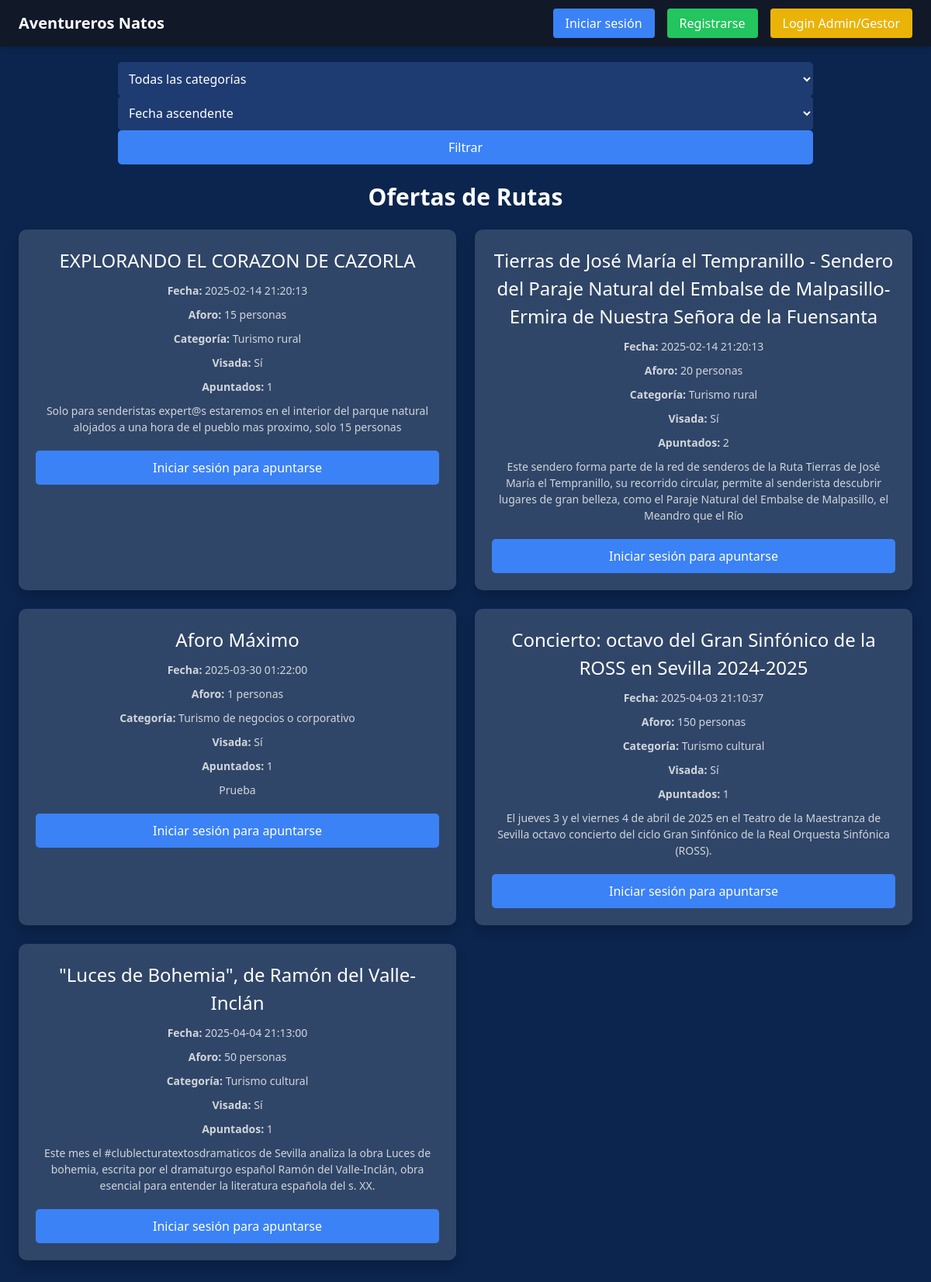
The page / on the database its author committed.
### tables this page shows
CREATE TABLE `ofertas` (
  `id` int(11) NOT NULL AUTO_INCREMENT,
  `usuario_id` int(11) NOT NULL,
  `categoria_id` int(11) NOT NULL,
  `nombre` varchar(256) NOT NULL,
  `descripcion` varchar(256) NOT NULL,
  `fecha_actividad` datetime NOT NULL,
  `aforo` int(11) NOT NULL,
  `visada` int(11) NOT NULL,
  `created_at` timestamp NOT NULL,
  `updated_at` timestamp NOT NULL,
  PRIMARY KEY (`id`),
  KEY `usuario_id` (`usuario_id`),
  KEY `categoria_id` (`categoria_id`),
  CONSTRAINT `ofertas_ibfk_1` FOREIGN KEY (`usuario_id`) REFERENCES `usuarios` (`id`),
  CONSTRAINT `ofertas_ibfk_2` FOREIGN KEY (`categoria_id`) REFERENCES `categorias` (`id`)
);

CREATE TABLE `categorias` (
  `id` int(11) NOT NULL AUTO_INCREMENT,
  `categoria` varchar(256) NOT NULL,
  `created_at` timestamp NOT NULL,
  `updated_at` timestamp NOT NULL,
  PRIMARY KEY (`id`)
);

### index.php (the view, shortened to what this page needs)
<?php
require_once("variables.php");
$conexion = conectarPDO($host, $user, $password, $bbdd);
$filtro_orden = $_GET['orden'] ?? 'fecha_actividad ASC';
$perfil_id = $_SESSION['perfil_temporal'] ?? $_SESSION['usuario']['perfil_id'] ?? null;
$query = "SELECT ofertas.*, categorias.categoria,
          (SELECT COUNT(*) FROM solicitudes WHERE solicitudes.oferta_id = ofertas.id) AS num_apuntados
          FROM ofertas
          JOIN categorias ON ofertas.categoria_id = categorias.id
          WHERE 1=1";
if (!isset($_SESSION['usuario']) || ($perfil_id != 2 && $perfil_id != 1 && $perfil_id != 3 && $perfil_id != 4)) {
    $query .= " AND ofertas.visada = 1";
} elseif ($perfil_id == 3) {
    $query .= " AND (ofertas.visada = 1 OR ofertas.usuario_id = :usuario_id)";
}
$query .= " ORDER BY $filtro_orden";
$stmt = $conexion->prepare($query);
$stmt->execute();
$rutas = $stmt->fetchAll(PDO::FETCH_ASSOC);
?>
<!DOCTYPE html>
<html lang="es">
<head>
    <link rel="stylesheet" href="css/styles.css">
    <script src="https://cdn.tailwindcss.com"></script>
</head>
<body>
    <header id="main-header" class="fixed w-full bg-gray-900 shadow-md py-4 px-6 hidden-header">
        <div class="max-w-7xl mx-auto flex justify-between items-center">
            <h1 class="text-xl font-bold text-white">Aventureros Natos</h1>
            <nav>
                <ul class="flex space-x-4">
                    <?php if (!isset($_SESSION['usuario'])): ?>
                        <li>
                            <a href="acceso/login.php" class="bg-blue-500 text-white px-4 py-2 rounded hover:bg-blue-600">Iniciar sesión</a>
                        </li>
                        <li>
                            <a href="acceso/registrarse.php" class="bg-green-500 text-white px-4 py-2 rounded hover:bg-green-600">Registrarse</a>
                        </li>
                        <li>
                            <a href="acceso/login_admin.php" class="bg-yellow-500 text-white px-4 py-2 rounded hover:bg-yellow-600">Login Admin/Gestor</a>
                        </li>
                    <?php else: ?>
                        <li><a href="perfil.php" class="text-white">Bienvenido, <?php echo htmlspecialchars($_SESSION['usuario']['nombre'] ?? ''); ?></a></li>
                        <li><a href="acceso/logout.php" class="bg-red-500 text-white px-4 py-2 rounded hover:bg-red-600">Cerrar sesión</a></li>
                    <?php endif; ?>
                </ul>
            </nav>
        </div>
    </header>
    <main class="pt-20 max-w-7xl mx-auto p-6">
        <section class="mb-6 filter-section">
            <form method="GET" class="flex flex-wrap justify-center w-full max-w-4xl mx-auto">
                <select name="categoria" class="p-2 rounded border bg-gray-700 text-white mb-2 md:mb-0">
                    <option value="">Todas las categorías</option>
                </select>
                <select name="orden" class="p-2 rounded border bg-gray-700 text-white mb-2 md:mb-0">
                    <option value="fecha_actividad ASC" <?php if ($filtro_orden == 'fecha_actividad ASC') echo 'selected'; ?>>Fecha ascendente</option>
                </select>
                <button type="submit" class="filter-btn text-white px-4 py-2 rounded hover:bg-blue-600">Filtrar</button>
            </form>
        </section>
        <section>
            <h2 class="text-3xl font-semibold mb-6 text-center text-white">Ofertas de Rutas</h2>
            <div class="grid md:grid-cols-2 gap-6">
                <?php
                foreach ($rutas as $ruta) {
                    echo "<div class='offer-card'>";
                    echo "<h3>" . htmlspecialchars($ruta['nombre']) . "</h3>";
                    echo "<p><strong>Fecha:</strong> " . htmlspecialchars($ruta['fecha_actividad']) . "</p>";
                    echo "<p><strong>Aforo:</strong> " . htmlspecialchars($ruta['aforo']) . " personas</p>";
                    echo "<p><strong>Categoría:</strong> " . htmlspecialchars($ruta['categoria']) . "</p>";
                    echo "<p><strong>Visada:</strong> " . ($ruta['visada'] ? 'Sí' : 'No') . "</p>";
                    echo "<p><strong>Apuntados:</strong> " . htmlspecialchars($ruta['num_apuntados']) . "</p>";
                    echo "<p>" . nl2br(htmlspecialchars($ruta['descripcion'])) . "</p>";
                    if (isset($_SESSION['usuario'])) {
                        if ($perfil_id == 4) {
                            $fecha_actividad = new DateTime($ruta['fecha_actividad']);
                            $fecha_actual = new DateTime();
                            $intervalo = $fecha_actual->diff($fecha_actividad)->days;
                            if ($intervalo <= 15) {
                                echo "<button class='bg-gray-500 text-white px-4 py-2 rounded mt-4' disabled>No disponible</button>";
                            } elseif ($ruta['num_apuntados'] >= $ruta['aforo']) {
                                echo "<button class='bg-gray-500 text-white px-4 py-2 rounded mt-4' disabled>Oferta completa</button>";
                            } else {
                                $query_apuntado = "SELECT * FROM solicitudes WHERE usuario_id = :usuario_id AND oferta_id = :oferta_id";
                                $stmt_apuntado = $conexion->prepare($query_apuntado);
                                $stmt_apuntado->bindParam(':usuario_id', $_SESSION['usuario']['id'], PDO::PARAM_INT);
                                $stmt_apuntado->bindParam(':oferta_id', $ruta['id'], PDO::PARAM_INT);
                                $stmt_apuntado->execute();
                                $apuntado = $stmt_apuntado->fetch(PDO::FETCH_ASSOC);
                                if ($apuntado) {
                                    echo "<form method='POST' action='desapuntarse.php'>";
                                    echo "<input type='hidden' name='oferta_id' value='" . $ruta['id'] . "'>";
                                    echo "<button type='submit' class='bg-red-500 text-white px-4 py-2 rounded mt-4'>Desapuntarse</button>";
                                    echo "</form>";
                                } else {
                                    echo "<form method='POST' action='apuntarse.php'>";
                                    echo "<input type='hidden' name='oferta_id' value='" . $ruta['id'] . "'>";
                                    echo "<button type='submit' class='bg-blue-500 text-white px-4 py-2 rounded mt-4'>Apuntarse</button>";
                                    echo "</form>";
                                }
                            }
                        } elseif ($perfil_id == 3 && $ruta['usuario_id'] == $_SESSION['usuario']['id']) {
                            echo "<form method='POST' action='borrar_oferta.php'>";
                            echo "<input type='hidden' name='oferta_id' value='" . $ruta['id'] . "'>";
                            echo "<button type='submit' class='bg-red-500 text-white px-4 py-2 rounded mt-4'>Borrar</button>";
                            echo "</form>";
                            if (!$ruta['visada']) {
                                echo "<form method='POST' action='modificar_oferta.php'>";
                                echo "<input type='hidden' name='oferta_id' value='" . $ruta['id'] . "'>";
                                echo "<button type='submit' class='bg-blue-500 text-white px-4 py-2 rounded mt-4'>Modificar</button>";
                                echo "</form>";
                            } else {
                                echo "<button class='bg-gray-500 text-white px-4 py-2 rounded mt-4' disabled>Oferta ya visada</button>";
                            }
                        } elseif ($perfil_id == 2) {
                            if (!$ruta['visada']) {
                                echo "<form method='POST' action='visar_oferta.php'>";
                                echo "<input type='hidden' name='oferta_id' value='" . $ruta['id'] . "'>";
                                echo "<input type='hidden' name='accion' value='visar'>";
                                echo "<button type='submit' class='bg-green-500 text-white px-4 py-2 rounded mt-4'>Visar</button>";
                                echo "</form>";
                                echo "<form method='POST' action='borrar_oferta.php'>";
                                echo "<input type='hidden' name='oferta_id' value='" . $ruta['id'] . "'>";
                                echo "<button type='submit' class='bg-red-500 text-white px-4 py-2 rounded mt-4'>Rechazar</button>";
                                echo "</form>";
                            } else {
                                echo "<button class='bg-gray-500 text-white px-4 py-2 rounded mt-4' disabled>Oferta ya visada</button>";
                            }
                        } elseif ($perfil_id == 1) {
                            echo "<form method='POST' action='borrar_oferta.php'>";
                            echo "<input type='hidden' name='oferta_id' value='" . $ruta['id'] . "'>";
                            echo "<button type='submit' class='bg-red-500 text-white px-4 py-2 rounded mt-4'>Borrar</button>";
                            echo "</form>";
                            echo "<form method='POST' action='modificar_oferta.php'>";
                            echo "<input type='hidden' name='oferta_id' value='" . $ruta['id'] . "'>";
                            echo "<button type='submit' class='bg-blue-500 text-white px-4 py-2 rounded mt-4'>Modificar</button>";
                            echo "</form>";
                            if (!$ruta['visada']) {
                                echo "<form method='POST' action='visar_oferta.php'>";
                                echo "<input type='hidden' name='oferta_id' value='" . $ruta['id'] . "'>";
                                echo "<input type='hidden' name='accion' value='visar'>";
                                echo "<button type='submit' class='bg-green-500 text-white px-4 py-2 rounded mt-4'>Visar</button>";
                                echo "</form>";
                            } else {
                                echo "<form method='POST' action='visar_oferta.php'>";
                                echo "<input type='hidden' name='oferta_id' value='" . $ruta['id'] . "'>";
                                echo "<input type='hidden' name='accion' value='desvisar'>";
                                echo "<button type='submit' class='bg-yellow-500 text-white px-4 py-2 rounded mt-4'>Desvisar</button>";
                                echo "</form>";
                            }
                        }
                    } else {
                        $fecha_actividad = new DateTime($ruta['fecha_actividad']);
                        $fecha_actual = new DateTime();
                        $intervalo = $fecha_actual->diff($fecha_actividad)->days;
                        if ($intervalo <= 15) {
                            echo "<button class='bg-gray-500 text-white px-4 py-2 rounded mt-4' disabled>No disponible</button>";
                        } else {
                            echo "<a href='acceso/login.php' class='bg-blue-500 text-white px-4 py-2 rounded mt-4'>Iniciar sesión para apuntarse</a>";
                        }
                    }
                    echo "</div>";
                }
                ?>
            </div>
        </section>
        <br><br>
    </main>
</body>
</html>

### css/styles.css (style rules this page uses)
body { background-color: #0c254e; color: #e2e8f0; }
.hidden-header { transition: transform 0.3s ease-in-out; }
h2 { text-align: center; margin-bottom: 20px; font-size: 24px; }
form { display: flex; flex-direction: column; }
button { padding: 12px; background-color: #4caf50; color: white; font-size: 16px; border: none; border-radius: 4px; cursor: pointer; }
p { text-align: center; font-size: 14px; }
a { color: #4caf50; text-decoration: none; }
.offer-card button, .offer-card a { display: inline-block; margin-top: 10px; padding: 10px 20px; border-radius: 5px; text-decoration: none; transition: background-color 0.3s ease; width: 100%; text-align: center; }
.filter-section { display: flex; flex-wrap: wrap; justify-content: center; align-items: center; margin-bottom: 20px; gap: 15px; }
.filter-section select, .filter-section button, .filter-section label { background-color: #1e3c72; color: white; border: none; padding: 10px; border-radius: 5px; transition: background-color 0.3s ease; margin: 0; }
.filter-section button.filter-btn { background-color: #3b82f6; }
.offer-card { background: rgba(255, 255, 255, 0.15); padding: 20px; border-radius: 10px; box-shadow: 0 8px 16px rgba(0, 0, 0, 0.2); transition: transform 0.3s ease, box-shadow 0.3s ease; text-align: center; border: 2px solid transparent; z-index: 1; }
.offer-card h3 { color: white; font-size: 24px; margin-bottom: 10px; }
.offer-card p { color: #d1d5db; margin-bottom: 10px; }
.offer-card button, .offer-card a { display: inline-block; margin-top: 10px; padding: 10px 20px; border-radius: 5px; text-decoration: none; transition: background-color 0.3s ease; }
.offer-card .bg-blue-500 { background-color: #3b82f6; }
#main-header { z-index: 3; }

### rows shown on the page
ofertas: nombre "EXPLORANDO EL CORAZON DE CAZORLA", fecha_actividad "2025-02-14 21:20:13", aforo "15", categoria.categoria "Turismo rural", visada "Sí", num_apuntados "1", descripcion "Solo para senderistas expert@s estaremos en el interior del parque natural alojados a una hora de el pueblo mas proximo, solo 15 personas", shows "Iniciar sesión para apuntarse"
ofertas: nombre "Tierras de José María el Tempranillo - Sendero del Paraje Natural del Embalse de Malpasillo- Ermira de Nuestra Señora de la Fuensanta", fecha_actividad "2025-02-14 21:20:13", aforo "20", categoria.categoria "Turismo rural", visada "Sí", num_apuntados "2", descripcion "Este sendero forma parte de la red de senderos de la Ruta Tierras de José María el Tempranillo, su recorrido circular, permite al senderista descubrir lugares de gran belleza, como el Paraje Natural del Embalse de Malpasillo, el Meandro que el Río", shows "Iniciar sesión para apuntarse"
ofertas: nombre "Aforo Máximo", fecha_actividad "2025-03-30 01:22:00", aforo "1", categoria.categoria "Turismo de negocios o corporativo", visada "Sí", num_apuntados "1", descripcion "Prueba", shows "Iniciar sesión para apuntarse"
ofertas: nombre "Concierto: octavo del Gran Sinfónico de la ROSS en Sevilla 2024-2025", fecha_actividad "2025-04-03 21:10:37", aforo "150", categoria.categoria "Turismo cultural", visada "Sí", num_apuntados "1", descripcion "El jueves 3 y el viernes 4 de abril de 2025 en el Teatro de la Maestranza de Sevilla octavo concierto del ciclo Gran Sinfónico de la Real Orquesta Sinfónica (ROSS).", shows "Iniciar sesión para apuntarse"
ofertas: nombre "\"Luces de Bohemia\", de Ramón del Valle-Inclán", fecha_actividad "2025-04-04 21:13:00", aforo "50", categoria.categoria "Turismo cultural", visada "Sí", num_apuntados "1", descripcion "Este mes el #clublecturatextosdramaticos de Sevilla analiza la obra Luces de bohemia, escrita por el dramaturgo español Ramón del Valle-Inclán, obra esencial para entender la literatura española del s. XX.", shows "Iniciar sesión para apuntarse"
